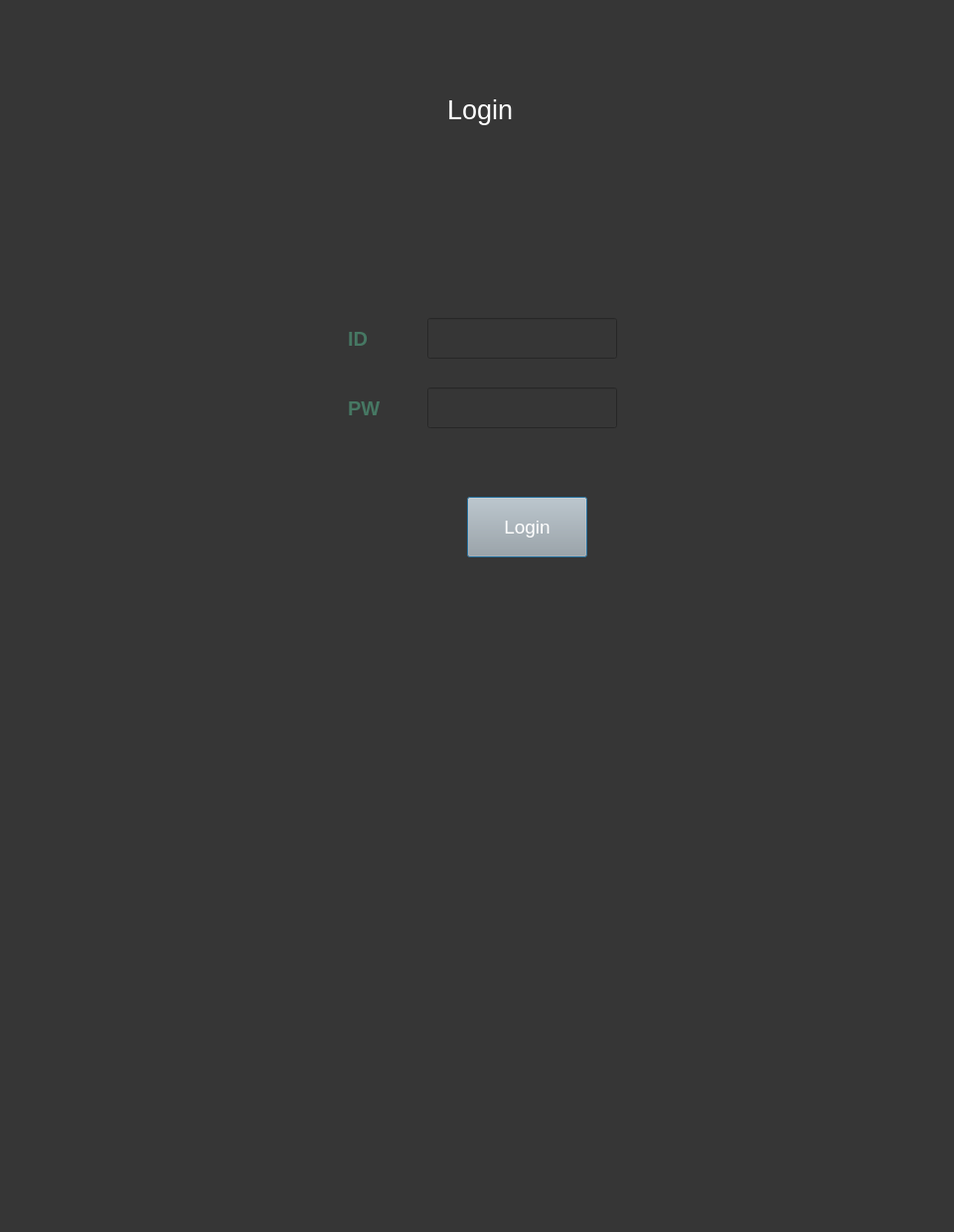
<?xml version="1.0" encoding="UTF-8"?>
<ui version="4.0">
 <class>dialog</class>
 <widget class="QDialog" name="dialog">
  <property name="geometry">
   <rect>
    <x>0</x>
    <y>0</y>
    <width>960</width>
    <height>1240</height>
   </rect>
  </property>
  <property name="windowTitle">
   <string>Dialog</string>
  </property>
  <property name="styleSheet">
   <string notr="true">background-color: rgb(54, 54, 54);</string>
  </property>
  <widget class="QLabel" name="label">
   <property name="geometry">
    <rect>
     <x>450</x>
     <y>80</y>
     <width>281</width>
     <height>61</height>
    </rect>
   </property>
   <property name="styleSheet">
    <string notr="true">color:rgb(255, 255, 255); font-size:20pt;</string>
   </property>
   <property name="text">
    <string>Login</string>
   </property>
  </widget>
  <widget class="QLabel" name="label_2">
   <property name="geometry">
    <rect>
     <x>350</x>
     <y>320</y>
     <width>61</width>
     <height>41</height>
    </rect>
   </property>
   <property name="styleSheet">
    <string notr="true">font-size:15pt; color:rgb(70, 120, 99);font-weight:600;</string>
   </property>
   <property name="text">
    <string>ID</string>
   </property>
  </widget>
  <widget class="QLineEdit" name="ID">
   <property name="geometry">
    <rect>
     <x>430</x>
     <y>320</y>
     <width>191</width>
     <height>41</height>
    </rect>
   </property>
   <property name="styleSheet">
    <string notr="true">font-size:14pt; color:rgb(255, 247, 242)</string>
   </property>
   <property name="text">
    <string/>
   </property>
  </widget>
  <widget class="QLabel" name="label_3">
   <property name="geometry">
    <rect>
     <x>350</x>
     <y>390</y>
     <width>71</width>
     <height>41</height>
    </rect>
   </property>
   <property name="styleSheet">
    <string notr="true">font-size:15pt; color:rgb(70, 120, 99);font-weight:600;</string>
   </property>
   <property name="text">
    <string>PW</string>
   </property>
  </widget>
  <widget class="QLineEdit" name="PW">
   <property name="geometry">
    <rect>
     <x>430</x>
     <y>390</y>
     <width>191</width>
     <height>41</height>
    </rect>
   </property>
   <property name="styleSheet">
    <string notr="true">font-size:14pt; color:rgb(255, 247, 242)</string>
   </property>
   <property name="text">
    <string/>
   </property>
  </widget>
  <widget class="QPushButton" name="Login_button">
   <property name="geometry">
    <rect>
     <x>470</x>
     <y>500</y>
     <width>121</width>
     <height>61</height>
    </rect>
   </property>
   <property name="styleSheet">
    <string notr="true">color:rgb(255, 255, 255);background-color: rgb(167, 168, 167);font-size:14pt;</string>
   </property>
   <property name="text">
    <string>Login</string>
   </property>
  </widget>
 </widget>
 <resources/>
 <connections/>
</ui>
